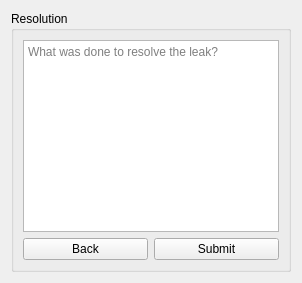
                  <widget class="QWidget" name="page_6">
                   <layout class="QGridLayout" name="gridLayout_71">
                    <item row="0" column="0">
                     <widget class="QGroupBox" name="groupBox_3">
                      <property name="title">
                       <string>Resolution</string>
                      </property>
                      <layout class="QGridLayout" name="gridLayout_72">
                       <item row="1" column="1">
                        <widget class="QPushButton" name="submitResoPB">
                         <property name="text">
                          <string>Submit</string>
                         </property>
                        </widget>
                       </item>
                       <item row="1" column="0">
                        <widget class="QPushButton" name="resoBackPB">
                         <property name="text">
                          <string>Back</string>
                         </property>
                        </widget>
                       </item>
                       <item row="0" column="0" colspan="2">
                        <widget class="QPlainTextEdit" name="resolutionPTE">
                         <property name="font">
                          <font>
                           <family>Arial</family>
                           <pointsize>9</pointsize>
                           <weight>50</weight>
                           <bold>false</bold>
                          </font>
                         </property>
                         <property name="placeholderText">
                          <string>What was done to resolve the leak?</string>
                         </property>
                        </widget>
                       </item>
                      </layout>
                     </widget>
                    </item>
                   </layout>
                  </widget>
